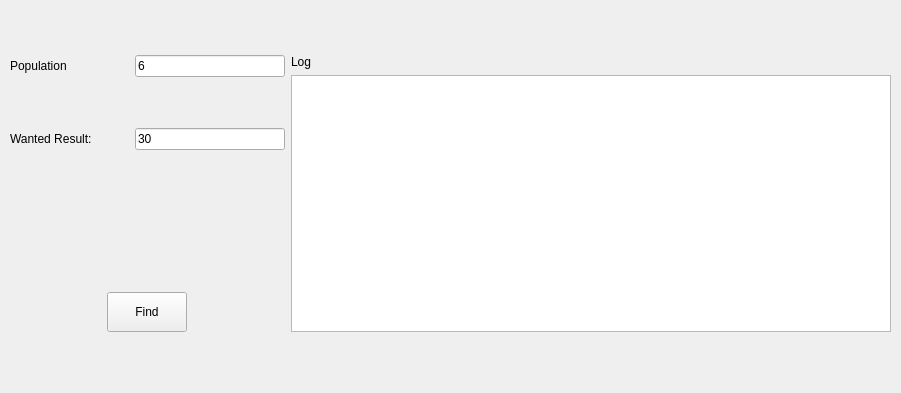
<?xml version="1.0" encoding="UTF-8"?>
<ui version="4.0">
 <class>MainWin</class>
 <widget class="QWidget" name="MainWin">
  <property name="geometry">
   <rect>
    <x>0</x>
    <y>0</y>
    <width>901</width>
    <height>393</height>
   </rect>
  </property>
  <property name="windowTitle">
   <string>MainWin</string>
  </property>
  <property name="locale">
   <locale language="Czech" country="CzechRepublic"/>
  </property>
  <widget class="QWidget" name="gridLayoutWidget">
   <property name="geometry">
    <rect>
     <x>10</x>
     <y>10</y>
     <width>881</width>
     <height>371</height>
    </rect>
   </property>
   <layout class="QGridLayout" name="gridLayout">
    <item row="1" column="0">
     <widget class="QLabel" name="label_2">
      <property name="text">
       <string>Wanted Result:</string>
      </property>
     </widget>
    </item>
    <item row="3" column="0" colspan="2" alignment="Qt::AlignHCenter">
     <widget class="QPushButton" name="findButton">
      <property name="maximumSize">
       <size>
        <width>150</width>
        <height>40</height>
       </size>
      </property>
      <property name="layoutDirection">
       <enum>Qt::LeftToRight</enum>
      </property>
      <property name="text">
       <string>Find</string>
      </property>
     </widget>
    </item>
    <item row="0" column="2" rowspan="4">
     <layout class="QVBoxLayout" name="verticalLayout_2">
      <item>
       <widget class="QLabel" name="label_3">
        <property name="text">
         <string>Log</string>
        </property>
       </widget>
      </item>
      <item>
       <widget class="QTextEdit" name="textEdit">
        <property name="maximumSize">
         <size>
          <width>600</width>
          <height>400</height>
         </size>
        </property>
        <property name="readOnly">
         <bool>true</bool>
        </property>
       </widget>
      </item>
     </layout>
    </item>
    <item row="0" column="1">
     <widget class="QLineEdit" name="populationLine">
      <property name="maximumSize">
       <size>
        <width>150</width>
        <height>16777215</height>
       </size>
      </property>
      <property name="inputMethodHints">
       <set>Qt::ImhDigitsOnly</set>
      </property>
      <property name="text">
       <string>6</string>
      </property>
      <property name="maxLength">
       <number>3</number>
      </property>
      <property name="placeholderText">
       <string>Number</string>
      </property>
     </widget>
    </item>
    <item row="1" column="1">
     <widget class="QLineEdit" name="wantedLine">
      <property name="maximumSize">
       <size>
        <width>150</width>
        <height>16777215</height>
       </size>
      </property>
      <property name="inputMethodHints">
       <set>Qt::ImhDigitsOnly</set>
      </property>
      <property name="text">
       <string>30</string>
      </property>
      <property name="maxLength">
       <number>3</number>
      </property>
      <property name="placeholderText">
       <string>Number</string>
      </property>
     </widget>
    </item>
    <item row="0" column="0">
     <widget class="QLabel" name="label">
      <property name="text">
       <string>Population</string>
      </property>
     </widget>
    </item>
    <item row="2" column="0" colspan="2">
     <widget class="QLabel" name="label_4">
      <property name="maximumSize">
       <size>
        <width>150</width>
        <height>40</height>
       </size>
      </property>
      <property name="text">
       <string/>
      </property>
     </widget>
    </item>
   </layout>
  </widget>
 </widget>
 <resources/>
 <connections/>
</ui>
